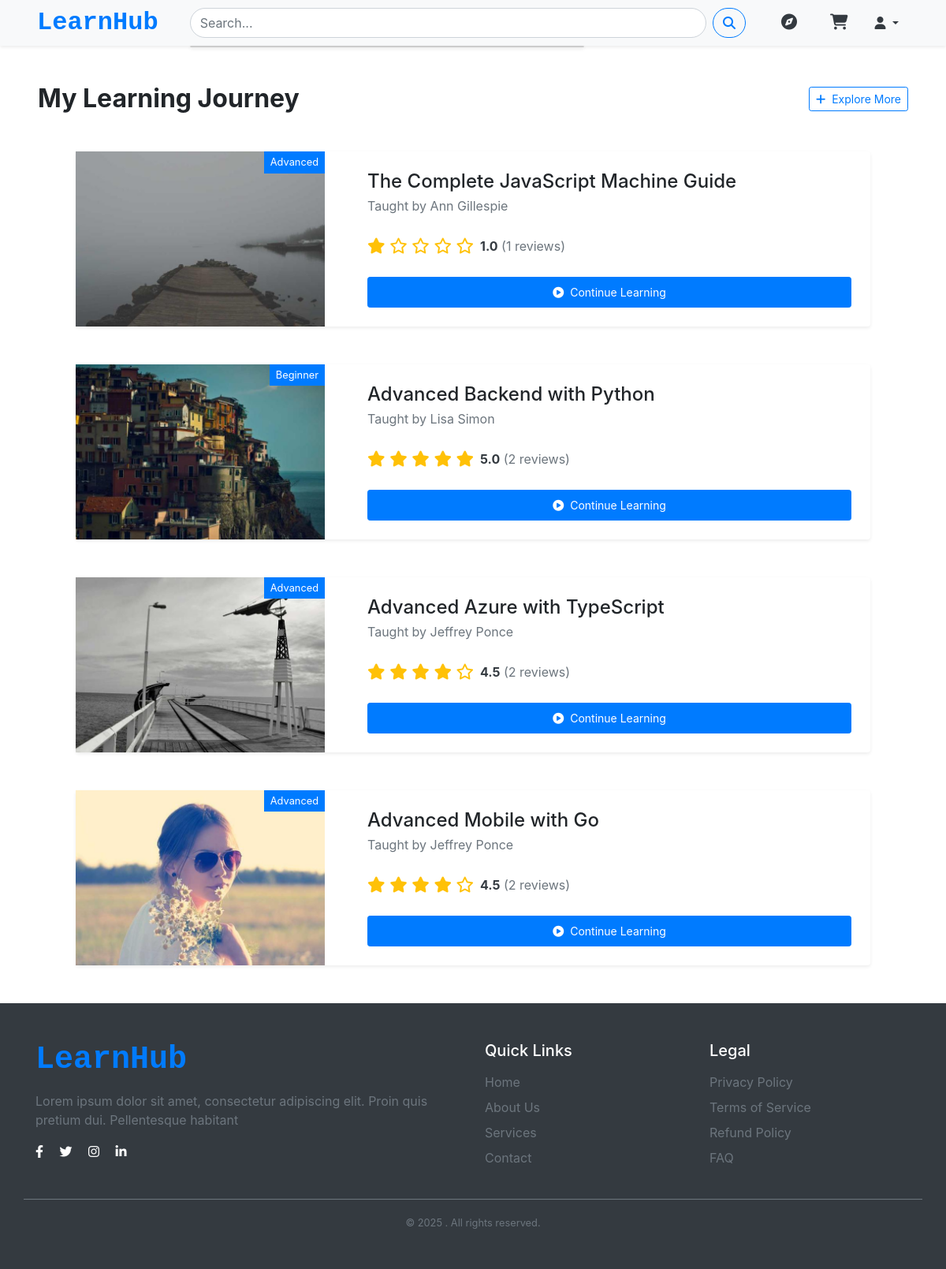
Screenshot of /courses/my-study/ (signed in) with the database file from the repository.
### courses/models.py (models this page shows, shortened)
class Enrollments(models.Model):
    student = models.ForeignKey(
        settings.AUTH_USER_MODEL,
        on_delete=models.CASCADE,
        related_name='enrollments'
    )
    Course = models.ForeignKey(
        'Course',
        on_delete=models.CASCADE,
        related_name='enrollments'
    )
    enrolled_at = models.DateTimeField(auto_now_add=True)
    completed = models.BooleanField(default=False)

class Course(models.Model):
    title = models.CharField(max_length=200)
    description = models.TextField()
    category = models.ForeignKey(
        CourseCategory,
        on_delete=models.SET_NULL,
        null=True
    )
    tags = models.ManyToManyField(Tag, blank=True)
    instructor = models.ForeignKey(
        settings.AUTH_USER_MODEL,
        on_delete=models.CASCADE,
        related_name='taught_courses'
    )
    LEVEL_CHOICES = [
        ('BG', 'Beginner'),
        ('IM', 'Intermediate'),
        ('AD', 'Advanced'),
    ]
    price = models.DecimalField(max_digits=10, decimal_places=2)
    is_free = models.BooleanField(default=False)
    created_at = models.DateTimeField(auto_now_add=True)
    updated_at = models.DateTimeField(auto_now=True)
    is_published = models.BooleanField(default=False)
    level = models.CharField(max_length=2, choices=LEVEL_CHOICES, default='BG')
    thumbnail = models.ImageField(upload_to='course_thumbnails/')
    average_rating = models.FloatField(default=0.0)
    rating_count = models.PositiveIntegerField(default=0)

### users/models.py (models this page shows, shortened)
class CustomUser(AbstractUser):
    avatar = models.ImageField(upload_to='avatars/',default='blank_profile.png',blank=True)
    bio = models.TextField(blank=True)
    email = models.EmailField(unique=True)
    username = models.CharField(max_length=30,unique=False,blank=False)
    is_instructor = models.BooleanField(default=False)
    profile_public = models.BooleanField(default=False)
    USERNAME_FIELD = 'email'
    REQUIRED_FIELDS = ['username']
    objects = CustomUserManager()
    facebook_url = models.URLField(blank=True, null=True)
    twitter_url = models.URLField(blank=True, null=True)
    instagram_url = models.URLField(blank=True, null=True)
    linkedin_url = models.URLField(blank=True, null=True)

### courses/views.py (the view)
# urls.py: path('my-study/', views.my_study, name='my_study'),
@login_required
def my_study(request):
    enrolled_courses = Enrollments.objects.filter(
        student=request.user
    ).select_related(
        'Course',
        'Course__instructor'
    ).prefetch_related(
        'Course__reviews'
    ).order_by('-enrolled_at')
    context = {
        'enrolled_courses': enrolled_courses,
    }
    return render(request, 'my_study.html', context)

### templates/my_study.html (shortened to what this page needs)
{% extends "base.html" %}
{% load static %}
{% block content %}
<div class="d-flex flex-column min-vh-100">
    <div class="container-fluid px-lg-5 flex-grow-1 py-4 py-lg-5">
        <div class="d-flex justify-content-between align-items-center mb-4 mb-lg-5">
            <h2 class="fw-bold mb-0">My Learning Journey</h2>
            {% if enrolled_courses %}
            <a href="{% url 'course_list' %}" class="btn btn-outline-primary btn-sm">
                <i class="fas fa-plus me-2"></i>Explore More
            </a>
            {% endif %}
        </div>
        {% if enrolled_courses %}
            <div class="container-fluid px-lg-5">
                <div class="row g-4 g-lg-5">
                    {% for enrollment in enrolled_courses %}
                        <div class="col-12">
                            <div class="card h-100 shadow-sm border-0" style="max-width: none;">
                                <div class="row g-0 h-100">
                                    <div class="col-xl-4 col-lg-5">
                                        <div class="h-100 position-relative">
                                            {% if enrollment.Course.thumbnail %}
                                                <img src="{{ enrollment.Course.thumbnail.url }}"
                                                     class="img-fluid h-100 w-100 object-fit-cover"
                                                     alt="{{ enrollment.Course.title }}"
                                                     style="min-height: 180px;">
                                            {% else %}
                                                <div class="bg-light h-100 d-flex align-items-center justify-content-center">
                                                    <i class="fas fa-book-open fa-3x text-muted"></i>
                                                </div>
                                            {% endif %}
                                            <div class="position-absolute top-0 end-0 bg-primary text-white px-2 py-1 small">
                                                {{ enrollment.Course.get_level_display }}
                                            </div>
                                        </div>
                                    </div>
                                    <div class="col-xl-8 col-lg-7">
                                        <div class="card-body h-100 d-flex flex-column p-3 p-lg-4">
                                            <div class="mb-3">
                                                <h3 class="card-title mb-1" style="font-size: 1.5rem;">{{ enrollment.Course.title }}</h3>
                                                <p class="card-text text-muted mb-2">
                                                    Taught by {{ enrollment.Course.instructor.get_full_name }}
                                                </p>
                                            </div>
                                            {% if enrollment.Course.reviews.exists %}
                                            <div class="mb-3">
                                                <div class="d-flex align-items-center">
                                                    <div class="text-warning me-2 fs-5">
                                                        {% with rating=enrollment.Course.average_rating %}
                                                            {% for i in "12345"|make_list %}
                                                                {% if forloop.counter <= rating %}
                                                                    <i class="fas fa-star"></i>
                                                                {% else %}
                                                                    <i class="far fa-star"></i>
                                                                {% endif %}
                                                            {% endfor %}
                                                        {% endwith %}
                                                    </div>
                                                    <div class="fs-6">
                                                        <span class="text-dark fw-bold">{{ enrollment.Course.average_rating|floatformat:1 }}</span>
                                                        <span class="text-muted">({{ enrollment.Course.reviews.count }} reviews)</span>
                                                    </div>
                                                </div>
                                            </div>
                                            {% endif %}
                                            <div class="mt-auto pt-2">
                                                <a href="{% url 'course_detail' enrollment.Course.id %}"
                                                   class="btn btn-primary btn-sm px-3 py-2 w-100">
                                                    <i class="fas fa-play-circle me-2"></i>Continue Learning
                                                </a>
                                            </div>
                                        </div>
                                    </div>
                                </div>
                            </div>
                        </div>
                    {% endfor %}
                </div>
            </div>
        {% endif %}
    </div>
</div>
{% endblock %}

### static/css/style.css (style rules this page uses)
body { box-sizing: border-box; margin: 0; padding: 0; }

### templates/my_study.html (style rules this page uses)
.object-fit-cover { object-fit: cover; object-position: center; }

### rows the page displays
Enrollments: Course.thumbnail (picture), Course.level "Advanced", Course "The Complete JavaScript Machine Guide", Course.instructor.get_full_name "Ann Gillespie", Course.average_rating "1.0", Course.reviews.count "1"
Enrollments: Course.thumbnail (picture), Course.level "Beginner", Course "Advanced Backend with Python", Course.instructor.get_full_name "Lisa Simon", Course.average_rating "5.0", Course.reviews.count "2"
Enrollments: Course.thumbnail (picture), Course.level "Advanced", Course "Advanced Azure with TypeScript", Course.instructor.get_full_name "Jeffrey Ponce", Course.average_rating "4.5", Course.reviews.count "2"
Enrollments: Course.thumbnail (picture), Course.level "Advanced", Course "Advanced Mobile with Go", Course.instructor.get_full_name "Jeffrey Ponce", Course.average_rating "4.5", Course.reviews.count "2"
